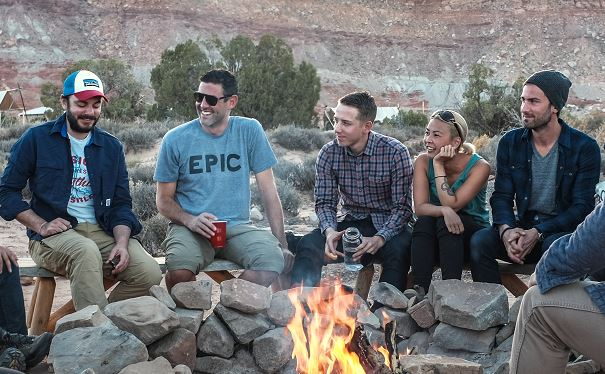
#> input picture images/people-small.JPG, 605 x 374 px, found by its file name
$ jupyter execute DetectFacesWithHaar.ipynb   (shell and % lines are left out)
#> lines starting #> are read from the running program, lines starting #| are printed output that depends on the picture; after the words box and inside, x2 and y2 are one past the last pixel; in counts of white or black regions, pixels touching at a corner belong together
[cell 1]
#import required libraries
import numpy as np
import cv2
import matplotlib.pyplot as plt
import time

[cell 2]
def convertToRGB(img):
    return cv2.cvtColor(img, cv2.COLOR_BGR2RGB)

[cell 3]
path = 'C:\Anaconda3\envs\myWindowsCV\Library\etc\haarcascades\haarcascade_frontalface_default.xml'

#load cascade classifier training file for haarcascade
haar_face_cascade = cv2.CascadeClassifier(path)

#load test iamge
test1 = cv2.imread('.\images\people-small.jpg')
#> test1 is the input picture: shape (374, 605, 3); mean B, G, R 113.4, 110.8, 109

#convert the test image to gray image as opencv face detector expects gray images
gray_img = cv2.cvtColor(test1, cv2.COLOR_BGR2GRAY)
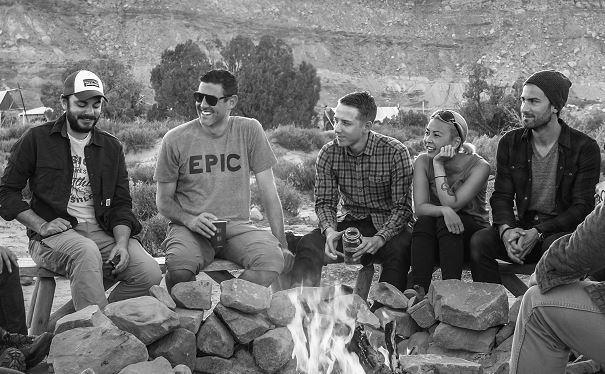
#> gray_img: shape (374, 605); min 0, max 255, mean 110.6

#display the gray image using OpenCV
# cv2.imshow('Test Imag', gray_img)
# cv2.waitKey(0)
# cv2.destroyAllWindows()

#or if you have matplotlib installed then
plt.imshow(test1)

[cell 4]
#or if you have matplotlib installed then
plt.imshow(gray_img, cmap='gray')

[cell 5]
def detect_faces(f_cascade, colored_img, scaleFactor = 1.1):
#> called with scaleFactor = 1.1
    img_copy = np.copy(colored_img)
    #convert the test image to gray image as opencv face detector expects gray images
    gray = cv2.cvtColor(img_copy, cv2.COLOR_BGR2GRAY)

    #let's detect multiscale (some images may be closer to camera than others) images
    faces = f_cascade.detectMultiScale(gray, scaleFactor=scaleFactor, minNeighbors=5);
#> faces = ()

    #go over list of faces and draw them as rectangles on original colored img
    for (x, y, w, h) in faces:
        cv2.rectangle(img_copy, (x, y), (x+w, y+h), (0, 255, 0), 2)
#> this loop made 0 passes

    return img_copy


$ run again, with images/girls1.jpg copied over images/people-small.JPG
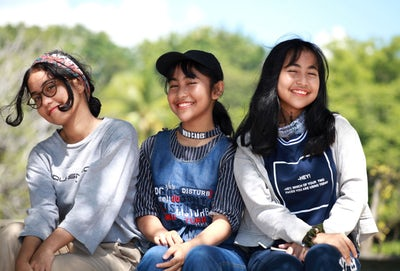
#> input picture images/girls1.jpg, 400 x 271 px, found by its file name
#> test1 is the input picture: shape (271, 400, 3); mean B, G, R 135.7, 146.3, 145.1
#> `gray_img = cv2.cvtColor(test1, cv2.COLOR_BGR2GRAY)`:
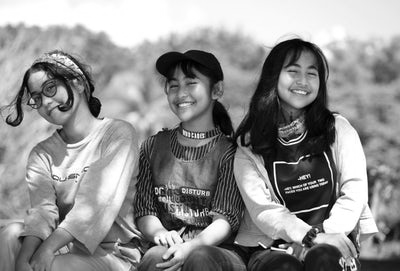
#> gray_img: shape (271, 400); min 0, max 255, mean 144.8
#> faces = [[274, 51, 55, 55], [146, 49, 70, 70]]
#> the loop in detect_faces, `for (x, y, w, h) in faces:` made 2 passes
#> after the loop in detect_faces, `for (x, y, w, h) in faces:`:
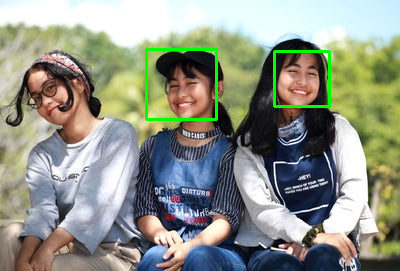
#> img_copy: shape (271, 400, 3); 1.38% of pixels changed, all inside (x1, y1, x2, y2) = (145, 48, 331, 121)

$ run again, with images/kids1.jpg copied over images/people-small.JPG
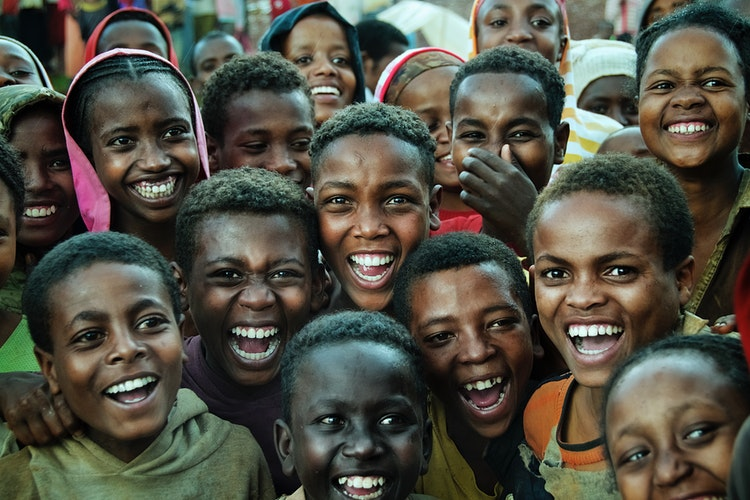
#> input picture images/kids1.jpg, 750 x 500 px, found by its file name
#> test1 is the input picture: shape (500, 750, 3); mean B, G, R 68.4, 79.9, 82
#> `gray_img = cv2.cvtColor(test1, cv2.COLOR_BGR2GRAY)`:
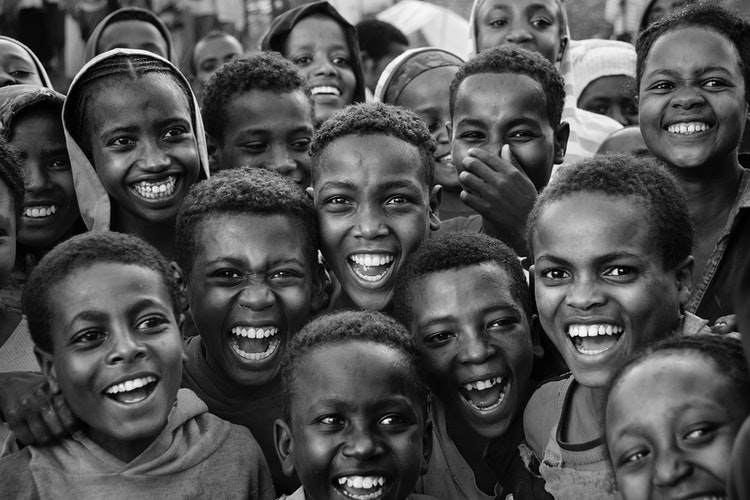
#> gray_img: shape (500, 750); min 0, max 254, mean 79.2
#> faces = [[637, 42, 104, 104], [430, 83, 128, 128], [513, 213, 145, 145], [298, 144, 141, 141], [181, 217, 145, 145], [76, 81, 146, 146], [33, 260, 172, 172]]
#> the loop in detect_faces, `for (x, y, w, h) in faces:` made 7 passes
#> after the loop in detect_faces, `for (x, y, w, h) in faces:`:
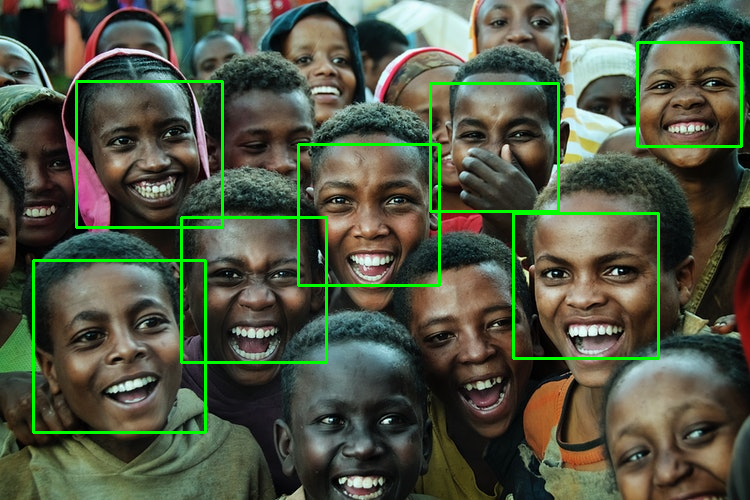
#> img_copy: shape (500, 750, 3); 3.1% of pixels changed, all inside (x1, y1, x2, y2) = (32, 41, 743, 434)
